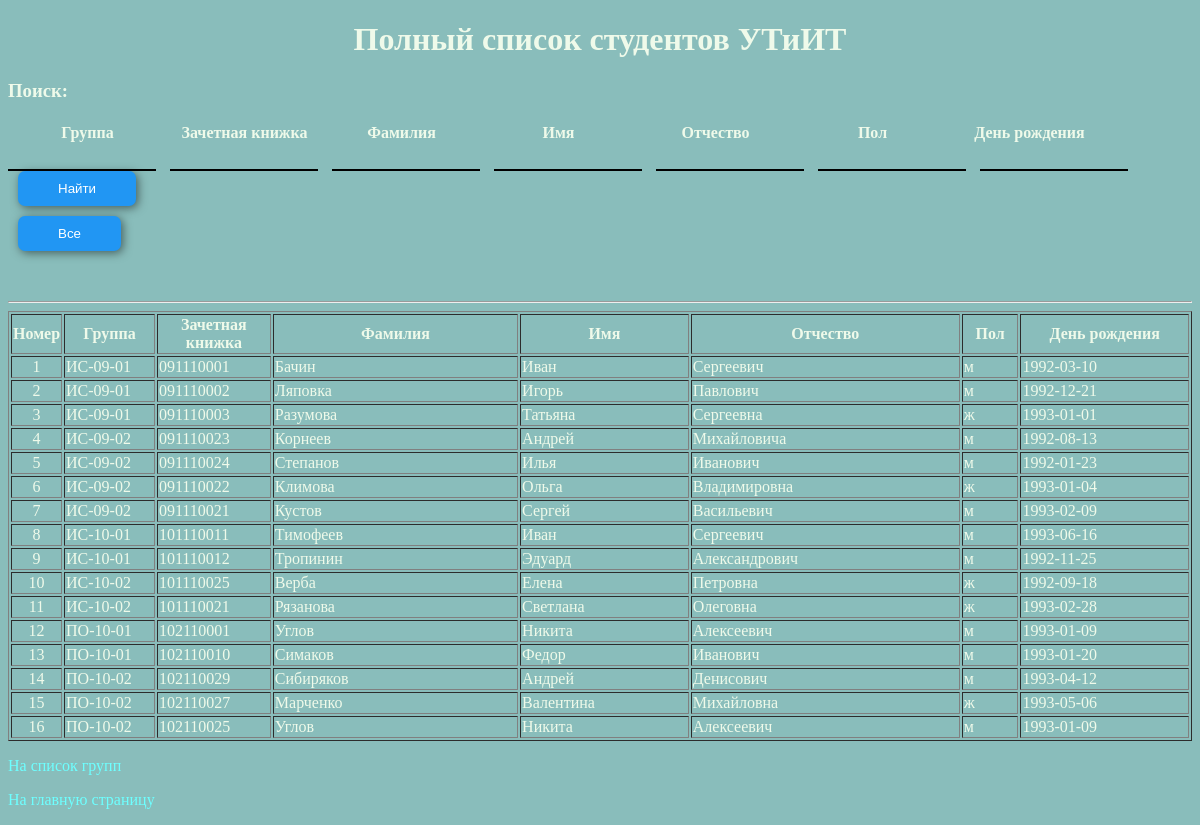
Screenshot of /project/students_search.php with the database file from the repository.
### tables this page shows
CREATE TABLE IF NOT EXISTS `students` (
  `stud_id` smallint(6) NOT NULL AUTO_INCREMENT,
  `group_name` smallint(6) NOT NULL,
  `number` char(9) NOT NULL,
  `surname` char(15) DEFAULT NULL,
  `name` char(10) DEFAULT NULL,
  `patronymic` char(15) DEFAULT NULL,
  `gender` enum('м','ж') DEFAULT NULL,
  `birthday` date DEFAULT NULL,
  PRIMARY KEY (`stud_id`),
  UNIQUE KEY `number` (`number`) USING BTREE,
  KEY `group` (`group_name`)
);

CREATE TABLE IF NOT EXISTS `groups` (
  `group_id` smallint(6) NOT NULL AUTO_INCREMENT,
  `group_name` char(10) DEFAULT NULL,
  PRIMARY KEY (`group_id`)
);

### project/students_search.php (the view, shortened to what this page needs)
<?php require_once('Connections/studies_date.php'); ?>
<?php
$keyword_group = "";
$keyword_number = "";
$keyword_surname = "";
$keyword_name = "";
$keyword_patronymic = "";
$keyword_gender = "";
$keyword_birhday = "";
mysqli_select_db($studies_date, $database_studies_date);
$query_students = "SELECT students.stud_id, groups.group_name, number, surname, name, patronymic, gender, birthday
FROM students, groups WHERE students.group_name = groups.group_id %s %s %s %s %s %s %s
ORDER BY groups.group_name, name ASC";
$search_query_lecturers_group = "";
$search_query_lecturers_number = "";
$search_query_lecturers_surname = "";
$search_query_lecturers_name = "";
$search_query_lecturers_patronymic = "";
$search_query_lecturers_gender = "";
$search_query_lecturers_birthday = "";
$query_students = sprintf($query_students, $search_query_lecturers_group,
$search_query_lecturers_number, $search_query_lecturers_surname,
$search_query_lecturers_name, $search_query_lecturers_patronymic,
$search_query_lecturers_gender, $search_query_lecturers_birthday);
$students = mysqli_query($studies_date, $query_students) or die($studies_date->error);
$row_students = mysqli_fetch_assoc($students);
$totalRows_students = mysqli_num_rows($students);
?>
<!DOCTYPE html>
<html lang="ru">
<head>
	<link href="styles.css" rel="stylesheet" type="text/css">
</head>
<body>
	<h1>Полный список студентов УТиИТ</h1>
  <h3>Поиск:</h3>
   <table border="0" cellspacing="2" cellpadding="1">
            <tr class="tr-nohover">
              <th width="153px" scope="col">Группа</th>
              <th width="153px" scope="col">Зачетная книжка</th>
              <th width="153px" scope="col">Фамилия </th>
              <th width="153px" scope="col">Имя</th>
              <th width="153px" scope="col">Отчество</th>
              <th width="153px" scope="col">Пол</th>
              <th width="153px" scope="col">День рождения</th>
        </tr>
</table>
 <form action="students_search" method="get" enctype="text/plain" name="search" id="search" autocomplete="off">
   <input name="keyword_group" type="text" id="keyword_group" class="border-bottom" value="<?php echo $keyword_group; ?>" size="13">
   <input name="keyword_number" type="text" id="keyword_number" class="border-bottom" value="<?php echo $keyword_number; ?>"size="13">
    <input name="keyword_surname" type="text" id="keyword_surname" class="border-bottom" value="<?php echo $keyword_surname; ?>"size="13">
    <input name="keyword_name" type="text" id="keyword_name" class="border-bottom" value="<?php echo $keyword_name; ?>"size="13" maxlength="30">
    <input name="keyword_patronymic" type="text" id="keyword_patronymic" class="border-bottom" value="<?php echo $keyword_patronymic; ?>"size="13">
    <input name="keyword_gender" type="text" id="keyword_gender" class="border-bottom" value="<?php echo $keyword_gender; ?>"size="13">
    <input name="keyword_birhday" type="text" id="keyword_birhday" class="border-bottom" value="<?php echo $keyword_birhday; ?>"size="13">
    <input type="submit" name="Submit" value="Найти" id="Submit">
</form>
<form action="students_search" method="get" enctype="text/plain" name="sarch" id="sarch">
  <input type="submit" name="Submit" value="Все" id="Submit" style="margin-top: 10px;">
</form>
	<p>&nbsp;</p>
	<hr>
  <?php if ($totalRows_students > 0) {  ?>
        <table width="100%"  border="1" cellspacing="2" cellpadding="1">
            <tr>
              <th width="1%" scope="col">Номер</th>
              <th width="8%" scope="col">Группа</th>
              <th width="10%" scope="col">Зачетная книжка</th>
              <th width="22%" scope="col">Фамилия </th>
              <th width="15%" scope="col">Имя</th>
              <th width="24%" scope="col">Отчество</th>
              <th width="5%" scope="col">Пол</th>
              <th width="15%" scope="col">День рождения</th>
            </tr>
<?php $i=1 ?>
<?php do { ?>
            <tr>
              <td class="center"><?php echo $i; ?></td>
              <td><?php echo $row_students['group_name']; ?></td>
              <td><?php echo $row_students['number']; ?></td>
              <td><?php echo $row_students['surname']; ?></td>
              <td><?php echo $row_students['name']; ?></td>
              <td><?php echo $row_students['patronymic']; ?></td>
              <td><?php echo $row_students['gender']; ?></td>
              <td><?php echo $row_students['birthday']; ?></td>
            </tr>
<?php $i++ ?>
<?php } while ($row_students = mysqli_fetch_assoc($students)); ?>
          </table>
<?php }  ?>
<p><a href="groups">На список групп</a> </p>
<p><a href="/">На главную страницу</a> </p>
</body>
</html>

### project/styles.css (style rules this page uses)
body { background-color: #89bdbb; color: #effaea; }
h1 { text-align: center; }
.center { text-align: center; }
a { color: #6DFFFF; text-decoration: none; transition: color 1s, border 0.5s; }
#Submit { background-color: #2196f3; color: white; border: 0; padding: 10px 40px; margin: 0 10px; border-radius: 7px; box-shadow: 2px 2px 10px rgba(0,0,0,0.5); transition: background-color 0.5s; }
.border-bottom { font-size: 16px; border: 0; border-bottom: 2px solid black; background-color: #89bdbb; color: white; padding: 3px; margin-right: 10px; }

### rows the page displays
students: groups.group_name "ИС-09-01", number "091110001", surname "Бачин", name "Иван", patronymic "Сергеевич", gender "м", birthday "1992-03-10"
students: groups.group_name "ИС-09-01", number "091110002", surname "Ляповка", name "Игорь", patronymic "Павлович", gender "м", birthday "1992-12-21"
students: groups.group_name "ИС-09-01", number "091110003", surname "Разумова", name "Татьяна", patronymic "Сергеевна", gender "ж", birthday "1993-01-01"
students: groups.group_name "ИС-09-02", number "091110023", surname "Корнеев", name "Андрей", patronymic "Михайловича", gender "м", birthday "1992-08-13"
students: groups.group_name "ИС-09-02", number "091110024", surname "Степанов", name "Илья", patronymic "Иванович", gender "м", birthday "1992-01-23"
students: groups.group_name "ИС-09-02", number "091110022", surname "Климова", name "Ольга", patronymic "Владимировна", gender "ж", birthday "1993-01-04"
students: groups.group_name "ИС-09-02", number "091110021", surname "Кустов", name "Сергей", patronymic "Васильевич", gender "м", birthday "1993-02-09"
students: groups.group_name "ИС-10-01", number "101110011", surname "Тимофеев", name "Иван", patronymic "Сергеевич", gender "м", birthday "1993-06-16"
students: groups.group_name "ИС-10-01", number "101110012", surname "Тропинин", name "Эдуард", patronymic "Александрович", gender "м", birthday "1992-11-25"
students: groups.group_name "ИС-10-02", number "101110025", surname "Верба", name "Елена", patronymic "Петровна", gender "ж", birthday "1992-09-18"
students: groups.group_name "ИС-10-02", number "101110021", surname "Рязанова", name "Светлана", patronymic "Олеговна", gender "ж", birthday "1993-02-28"
students: groups.group_name "ПО-10-01", number "102110001", surname "Углов", name "Никита", patronymic "Алексеевич", gender "м", birthday "1993-01-09"
students: groups.group_name "ПО-10-01", number "102110010", surname "Симаков", name "Федор", patronymic "Иванович", gender "м", birthday "1993-01-20"
students: groups.group_name "ПО-10-02", number "102110029", surname "Сибиряков", name "Андрей", patronymic "Денисович", gender "м", birthday "1993-04-12"
students: groups.group_name "ПО-10-02", number "102110027", surname "Марченко", name "Валентина", patronymic "Михайловна", gender "ж", birthday "1993-05-06"
students: groups.group_name "ПО-10-02", number "102110025", surname "Углов", name "Никита", patronymic "Алексеевич", gender "м", birthday "1993-01-09"
